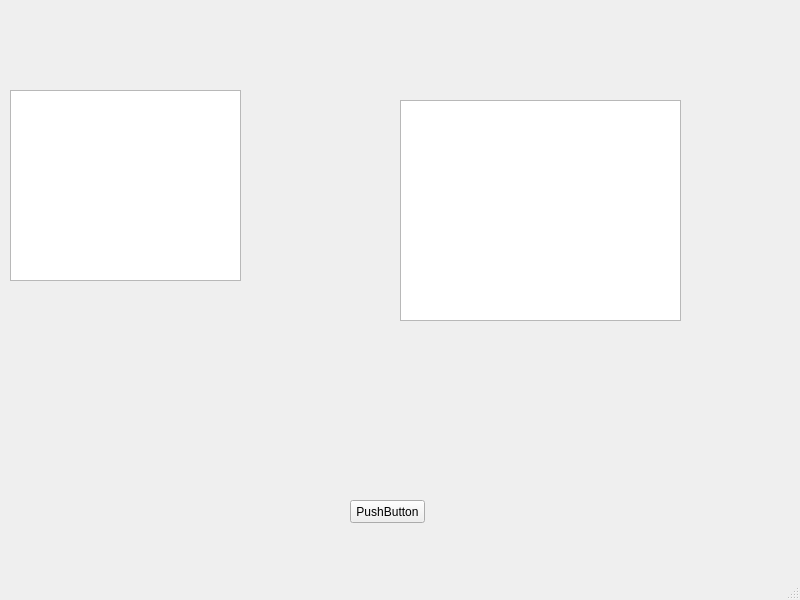
<?xml version="1.0" encoding="UTF-8"?>
<ui version="4.0">
 <class>MainWindow</class>
 <widget class="QMainWindow" name="MainWindow">
  <property name="geometry">
   <rect>
    <x>0</x>
    <y>0</y>
    <width>800</width>
    <height>600</height>
   </rect>
  </property>
  <property name="windowTitle">
   <string>MainWindow</string>
  </property>
  <widget class="QWidget" name="centralwidget">
   <widget class="QPushButton" name="pushButton">
    <property name="geometry">
     <rect>
      <x>350</x>
      <y>500</y>
      <width>75</width>
      <height>23</height>
     </rect>
    </property>
    <property name="text">
     <string>PushButton</string>
    </property>
   </widget>
   <widget class="QTextEdit" name="textEdit">
    <property name="geometry">
     <rect>
      <x>10</x>
      <y>90</y>
      <width>231</width>
      <height>191</height>
     </rect>
    </property>
   </widget>
   <widget class="QTextEdit" name="textEdit_2">
    <property name="geometry">
     <rect>
      <x>400</x>
      <y>100</y>
      <width>281</width>
      <height>221</height>
     </rect>
    </property>
   </widget>
  </widget>
  <widget class="QMenuBar" name="menubar">
   <property name="geometry">
    <rect>
     <x>0</x>
     <y>0</y>
     <width>800</width>
     <height>21</height>
    </rect>
   </property>
  </widget>
  <widget class="QStatusBar" name="statusbar"/>
 </widget>
 <resources/>
 <connections/>
</ui>
